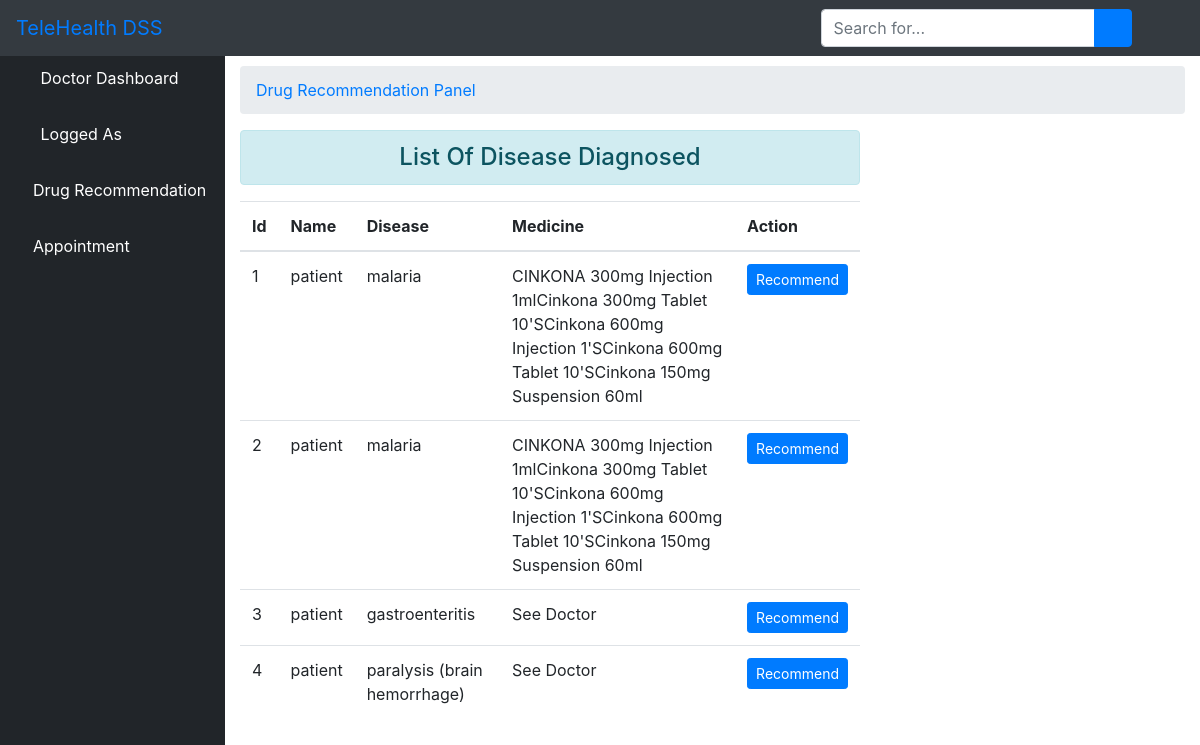
The app's page /commend/ with its own data.
### core/models.py (models this page shows, shortened)
class Medical(models.Model):
    s1 = models.CharField(max_length=200)
    s2 = models.CharField(max_length=200)
    s3 = models.CharField(max_length=200)
    s4 = models.CharField(max_length=200)
    s5 = models.CharField(max_length=200)
    disease = models.CharField(max_length=200)
    medicine = models.CharField(max_length=200)
    patient = models.ForeignKey(User, related_name="patient", on_delete= models.CASCADE)
    doctor = models.ForeignKey(User, related_name="doctor", on_delete= models.CASCADE, null=True)
    created_on = models.DateTimeField(auto_now_add=True)

class User(AbstractUser):
    is_patient = models.BooleanField(default=False)
    is_doctor = models.BooleanField(default=False)
    phonenumber = models.CharField(max_length=200,null=True)

### core/views.py (the view)
# urls.py: path('commend/', views.doctor_commend, name='commend'),
def doctor_commend(request):
	user_id = request.user.id
	disease = Medical.objects.all()
	context = {'disease':disease}
	return render(request, 'doctor/result.html', context)

### core/templates/doctor/result.html (shortened to what this page needs)
{% extends 'doctor/base.html' %}
{% block body %}
 <div id="content-wrapper">
        <div class="container-fluid">
            <ol class="breadcrumb">
                <li class="breadcrumb-item">
                    <a href="">Drug Recommendation Panel</a>
                </li>
            </ol>
            <div class="row">
            <div class="col-sm-8">
                <h4 class="text-center alert alert-info">List Of Disease Diagnosed</h4>
                <table class="table table-hover">
                    <thead>
                        <tr>
                            <th scope="col">Id</th>
                            <th scope="col">Name</th>
                            <th scope="col">Disease</th>
                            <th scope="col">Medicine</th>
                            <th scope="col">Action</th>
                        </tr>
                    </thead>
                    <tbody id="tbody">
                        {% for d in disease %}
                        <tr>
                            <td>{{ d.id }}</td>
                            <td>{{ d.patient.username }}</td>
                            <td>{{ d.disease }}</td>
                            {% if d.medicine == "" %}
                            <td>Yet Recommended</td>
                            {% else %}
                            <td>{{ d.medicine }}</td>
                            {% endif %}
                            <td><input class="btn btn-primary btn-sm btn_recommend" type="button" data-sid="{{d.id}}" value="Recommend">
                          </td>
                        </tr>
                        {% endfor %}
                    </tbody>
                </table>
            </div>
            </div>
        </div>
        </div>
{% endblock %}

### core/templates/doctor/base.html (shortened to what this page needs)
{% load static %}
<!DOCTYPE html>
<html>
<head>
    <link rel="stylesheet" href="{% static 'core/css/bootstrap/four/bootstrap.css' %}">
    <link href="{% static 'core/css/sb-admin.css' %}" rel="stylesheet">
    <link href="{% static 'core/css/fontawesome-free/css/all.min.css' %}" rel="stylesheet" type="text/css">
</head>
<body id="page-top">
<nav class="navbar navbar-expand navbar-dark bg-dark fixed-top">
    <a class="navbar-brand mr-1 text-primary" href="">TeleHealth DSS</a>
    <button class="btn btn-link btn-sm text-white order-1 order-sm-0" id="sidebarToggle" href="#">
        <i class="fas fa-bars"></i>
    </button>
    <form class="d-none d-md-inline-block form-inline ml-auto mr-0 mr-md-3 my-2 my-md-0">
        <div class="input-group">
            <input type="text" class="form-control" placeholder="Search for..." aria-label="Search" aria-describedby="basic-addon2">
            <div class="input-group-append">
                <button class="btn btn-primary" type="button">
                    <i class="fas fa-search"></i>
                </button>
            </div>
        </div>
    </form>
    <ul class="navbar-nav ml-auto ml-md-0">
        <li class="nav-item dropdown no-arrow">
            <a class="nav-link dropdown-toggle" href="#" id="userDropdown" role="button" data-toggle="dropdown" aria-haspopup="true" aria-expanded="false">
                <i class="fas fa-user-circle fa-fw text-primary"></i>
            </a>
        </li>
    </ul>
</nav>
<div id="wrapper" style="padding-top: 50px">
<ul class="sidebar navbar-nav">
    <li class="nav-item active">
        <a class="nav-link" href="{% url 'doctor' %}">
            <i class="fas fa-fw fa-tachometer-alt"></i>
            <span>Doctor Dashboard</span>
        </a>
    </li>
    <li class="nav-item active">
        <a class="nav-link" href="">
            <i class="fas fa-user-circle fa-fw text-primary"></i>
            <span>Logged As {{ user.username }}</span>
        </a>
    </li>
    <li class="nav-item">
        <a class="nav-link" href="{% url 'commend' %}">
            <i class="fas fa-medkit text-primary"></i>
            <span style="color: white">Drug Recommendation</span>
        </a>
    </li>
    <li class="nav-item">
        <a class="nav-link" href="{% url 'meet_list' %}">
            <i class="fas fa-calendar text-primary"></i>
            <span style="color: white">Appointment</span>
        </a>
    </li>
</ul>
    {% block body %}{% endblock %}
</div>

### records on screen
Medical: id "1", patient.username "patient", disease "malaria", medicine "CINKONA 300mg Injection 1mlCinkona 300mg Tablet 10'SCinkona 600mg Injection 1'SCinkona 600mg Tablet 10'SCinkona 150mg Suspension 60ml"
Medical: id "2", patient.username "patient", disease "malaria", medicine "CINKONA 300mg Injection 1mlCinkona 300mg Tablet 10'SCinkona 600mg Injection 1'SCinkona 600mg Tablet 10'SCinkona 150mg Suspension 60ml"
Medical: id "3", patient.username "patient", disease "gastroenteritis", medicine "See Doctor"
Medical: id "4", patient.username "patient", disease "paralysis (brain hemorrhage)", medicine "See Doctor"
